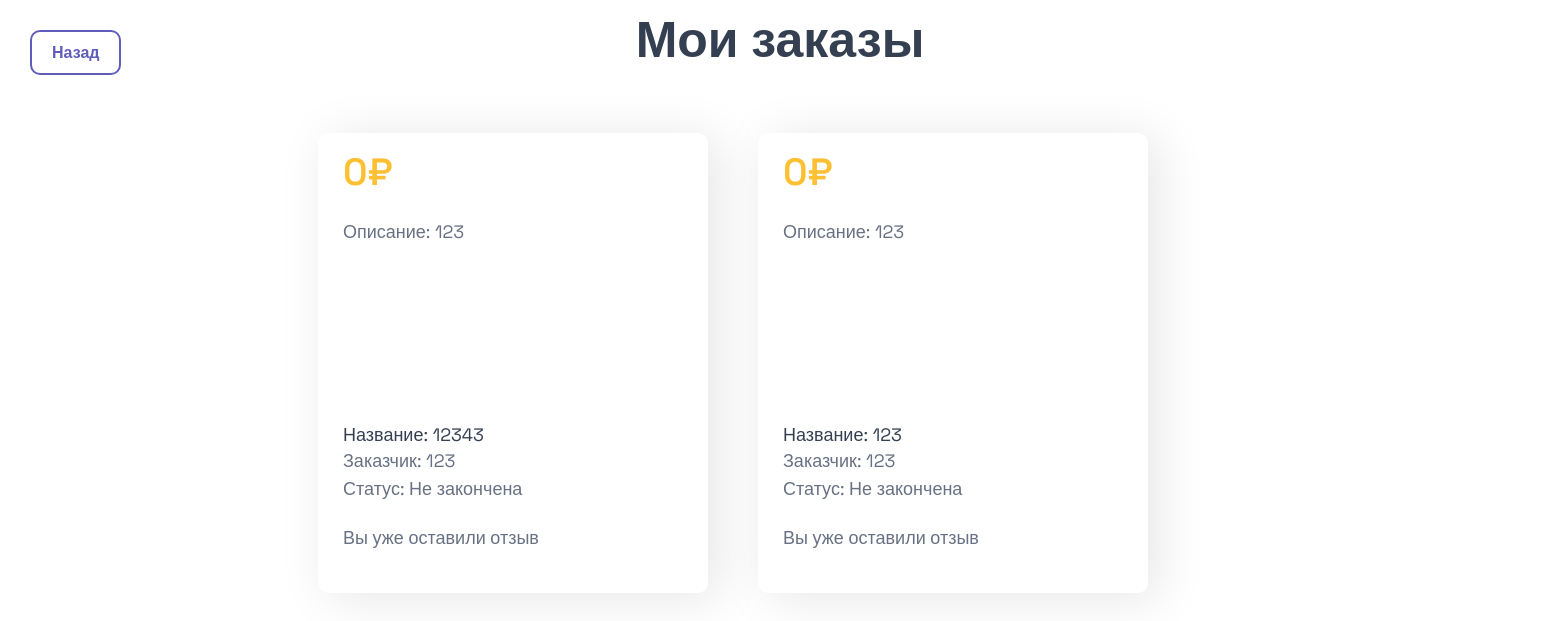
Page /orders (signed in) on the committed database.
### data/orders.py (models this page shows)
class Order(SqlAlchemyBase, UserMixin, SerializerMixin):
    __tablename__ = 'order'
    id = sqlalchemy.Column(sqlalchemy.Integer, primary_key=True, autoincrement=True)
    name_order = sqlalchemy.Column(sqlalchemy.String, nullable=True)
    text = sqlalchemy.Column(sqlalchemy.String, nullable=True)
    teg = sqlalchemy.Column(sqlalchemy.String, nullable=True)
    user_id = sqlalchemy.Column(sqlalchemy.Integer, sqlalchemy.ForeignKey("users.id"))
    if_finished = sqlalchemy.Column(sqlalchemy.Boolean, nullable=True, default=False)
    is_paid = sqlalchemy.Column(sqlalchemy.String, nullable=True, default=False)
    date = sqlalchemy.Column(sqlalchemy.String, nullable=True, default=datetime.datetime.now)
    user = orm.relationship('User')

### data/users.py (models this page shows, shortened)
class User(SqlAlchemyBase, UserMixin, SerializerMixin):
    __tablename__ = 'users'
    id = sqlalchemy.Column(sqlalchemy.Integer, primary_key=True, autoincrement=True)
    login = sqlalchemy.Column(sqlalchemy.String, nullable=True)
    email = sqlalchemy.Column(sqlalchemy.String, index=True, unique=True, nullable=True)
    hashed_password = sqlalchemy.Column(sqlalchemy.String, nullable=True)
    position = sqlalchemy.Column(sqlalchemy.String, nullable=True)
    admin = sqlalchemy.Column(sqlalchemy.Integer, nullable=True)
    invitation_key = sqlalchemy.Column(sqlalchemy.String, nullable=True)
    orders = orm.relationship("Order", back_populates='user')

### server.py (the view)
@app.route("/orders")
def orders():
    db_sess = create_session()
    jobs = db_sess.query(Order).filter(Order.user_id == current_user.id).all()
    review = db_sess.query(Review).filter(Review.order_id).all()
    review = [i.order_id for i in review]
    return render_template("all_order.html", jobs=jobs, names=current_user.login, review=review, title='Работы')

### data/db_session.py (called while the page is built)
def create_session() -> Session:
    global __factory
    return __factory()

### server.py (called while the page is built)
@login_manager.user_loader
def load_user(user_id):
    db_sess = create_session()
    return db_sess.query(User).get(user_id)

### templates/all_order.html (shortened to what this page needs)
<link href="static/css/main.css" rel="stylesheet" type="text/css"/>
{% block content %}
<h1 class="center">Мои заказы</h1>
<div class="container">
    <div class="elements">
        {% for job in jobs %}
        <div class="elem not">
            <div class="dix">
                <div class="stars">
                    <h6>{{ job.is_paid }}₽</h6>
                </div>
                <p>Описание: {{ job.text }}</p>
            </div>
            <div class="eee">
                <div class="who">
                    <p class="fullname">Название: {{ job.name_order }}</p>
                    <p class="status">Заказчик: {{ names }}</p>
                    {% if job.if_finished %}
                    <p class="status">Статус: Закончена</p>
                    {% else %}
                    <p class="status">Статус: Не закончена</p>
                    {% endif %}
                </div>
            <div class="marg">
                {% if job.id in review %}
                <p>Вы уже оставили отзыв</p>
                {% endif%}
            </div>
            </div>
        </div>
        {% endfor %}
    </div>
</div>
<a class="login-button otz" href="/index">Назад</a>
{% endblock %}

### static/css/main.css (style rules this page uses)
p, h1, h2, h3, h4, h5, h6, h7, a { font-family: "Space Grotesk", sans-serif; margin: 0; }
a { text-decoration: none; color: #343F52; }
.login-button { padding: 10px 20px; border-radius: 10px; border: 2px solid #605DBA; color: #605DBA; font-weight: 550; transition: all .19s ease-in; align-items: center; }
.container { padding: 160px 310px; }
h1 { font-family: "Space Grotesk", sans-serif; font-optical-sizing: auto; font-weight: 599; font-size: 50px; font-style: normal; color: #343F52; line-height: 130%; }
.center { text-align: center; width: 950px; }
.stars { display: flex; flex-direction: row; height: 30px; align-items: center; gap: 5px; }
h6 { font-family: "Space Grotesk", sans-serif; font-optical-sizing: auto; font-weight: 599; font-size: 38px; font-style: normal; color: #FCC032; line-height: 130%; }
.elem { display: flex; flex-direction: column; justify-content: space-between; width: 340px; height: 310px; background: #ffffff; padding: 25px; box-shadow: 10px 5px 50px rgba(0,0,0, 0.1); border-radius: 10px; }
.elem p { font-family: "Space Grotesk", sans-serif; font-optical-sizing: auto; font-weight: medium; font-size: 18px; font-style: normal; color: #687183; line-height: 160%; max-height: 145px; overflow: hidden; text-overflow: ellipsis; }
.status { font-size: 16px; line-height: 130%; }
.who .fullname { color: #343F52; line-height: 130%; }
.who { margin-top: 20px; }
.elements { align-items: center; display: flex; flex-direction: row; flex-wrap: wrap; width: 1440px; gap:50px; margin-top: -100px; }
.dix { display: flex; flex-direction: column; gap: 30px; }
.center { margin: 0 auto; }
.otz { position: fixed; top:30px; left: 30px; }
.not { height: 410px; }
.eee { display: flex; flex-direction: column; gap: 20px; }
.marg { margin-bottom: 15px; }

### rows in the picture
Order: is_paid "0", text "123", name_order "12343", if_finished "Статус: Не закончена", shows "Вы уже оставили отзыв"
User: login "123"
Order: is_paid "0", text "123", name_order "123", if_finished "Статус: Не закончена", shows "Вы уже оставили отзыв"
